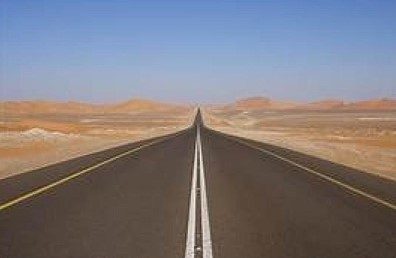
#> input picture images/highway_lane.jpg, 396 x 258 px, found by its file name
$ jupyter execute Hough_Transform.ipynb
#> lines starting #> are read from the running program, lines starting #| are printed output that depends on the picture; after the words box and inside, x2 and y2 are one past the last pixel; in counts of white or black regions, pixels touching at a corner belong together
[cell 1]
import cv2
import numpy as np
import matplotlib.pyplot as plt

# Load the image
img = cv2.imread(r".\images\highway_lane.jpg", cv2.IMREAD_COLOR)
#> img is the input picture: shape (258, 396, 3); mean B, G, R 126.2, 121.6, 126
ogimg = np.copy(img)

# Convert the image to grayscale
gray = cv2.cvtColor(img, cv2.COLOR_BGR2GRAY)
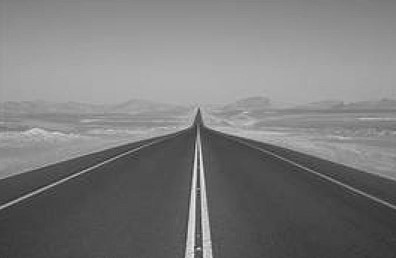
#> gray: shape (258, 396); min 39, max 244, mean 123.4

# Apply Canny edge detection
edges = cv2.Canny(gray, 50, 200)
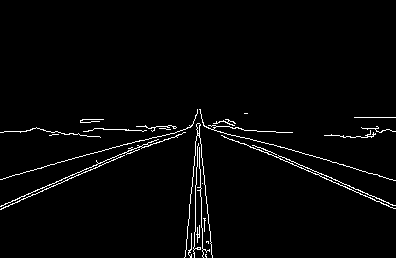
#> edges: shape (258, 396); 2.4% white in thin lines or dots, all inside (x1, y1, x2, y2) = (0, 109, 396, 258)

# Apply HoughLinesP to detect lines
lines = cv2.HoughLinesP(edges, 1, np.pi / 180, 68, minLineLength=15, maxLineGap=250)
#> lines = 13 rows, first 6: [1, 205, 202, 120], [196, 124, 395, 205], [197, 109, 212, 257], [193, 122, 395, 180], [9, 176, 244, 113], [0, 209, 202, 119]

# Draw the detected lines on the image
for line in lines:
    for x1, y1, x2, y2 in line:
        cv2.line(img, (x1, y1), (x2, y2), (255, 0, 0), 1)
#> this loop made 13 passes
#> line on passes 1 to 12: [[1, 205, 202, 120]], [[196, 124, 395, 205]], [[197, 109, 212, 257]], [[193, 122, 395, 180]], [[9, 176, 244, 113]], [[0, 209, 202, 119]], [[80, 121, 371, 137]], [[194, 119, 358, 189]], [[184, 257, 200, 109]], [[193, 253, 198, 133]], [[219, 131, 394, 208]], [[4, 131, 238, 127]]
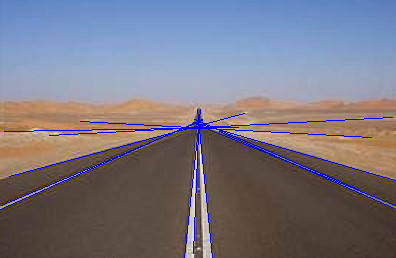
#> img: shape (258, 396, 3); 2.44% of pixels changed, all inside (x1, y1, x2, y2) = (0, 109, 396, 258)

# Display the original image, detected edges, and detected lines
plt.figure(figsize=(20, 20))
plt.subplot(3, 1, 1)
plt.imshow(cv2.cvtColor(ogimg, cv2.COLOR_BGR2RGB))
plt.title('Original Image')
plt.axis('off')

plt.subplot(3, 1, 2)
plt.imshow(edges, cmap="gray")
plt.title('Detected edges')
plt.axis('off')

plt.subplot(3, 1, 3)
plt.imshow(cv2.cvtColor(img, cv2.COLOR_BGR2RGB))
plt.title('Detected Lines')
plt.axis('off')

plt.show()
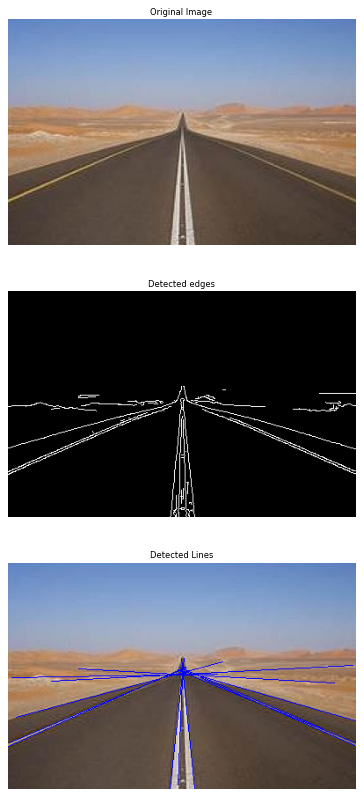
#> figure drawn by matplotlib, 3 panels

$ run again, with images/bird.jpg copied over images/highway_lane.jpg
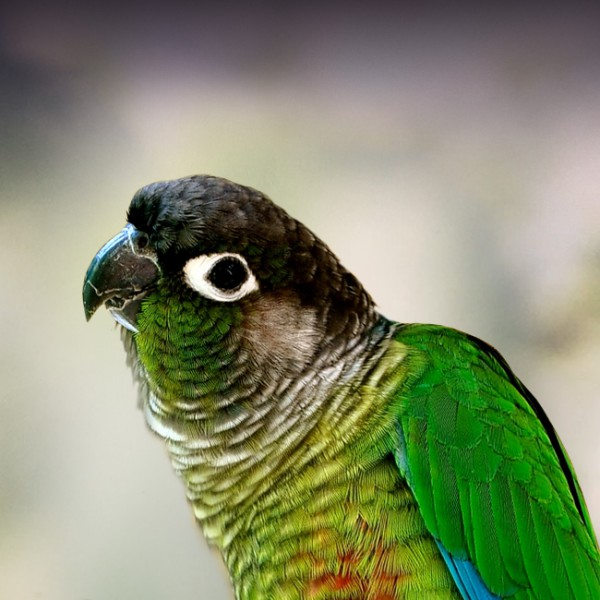
#> input picture images/bird.jpg, 600 x 600 px, found by its file name
#> img is the input picture: shape (600, 600, 3); mean B, G, R 109.6, 139.6, 132
#> `edges = cv2.Canny(gray, 50, 200)`:
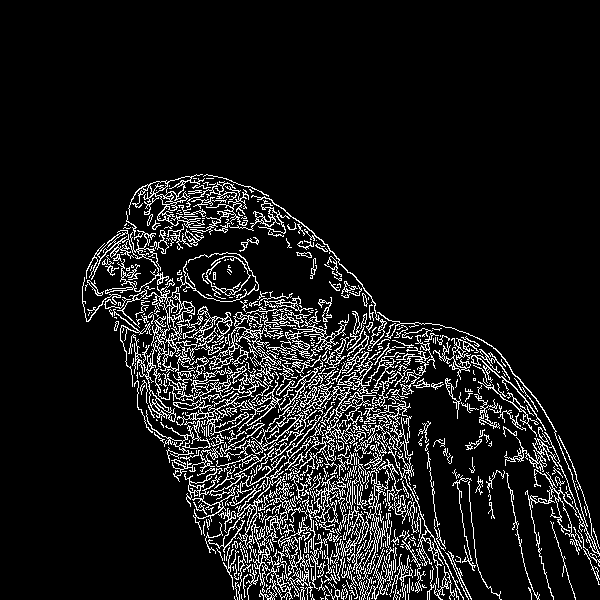
#> edges: shape (600, 600); 9.7% white in thin lines or dots, all inside (x1, y1, x2, y2) = (82, 174, 600, 600)
#> lines = 237 rows, first 6: [84, 277, 405, 598], [95, 253, 441, 599], [98, 253, 439, 594], [123, 234, 461, 572], [111, 240, 467, 596], [95, 264, 429, 598]
#> the loop `for line in lines:` made 237 passes
#> `plt.show()`:
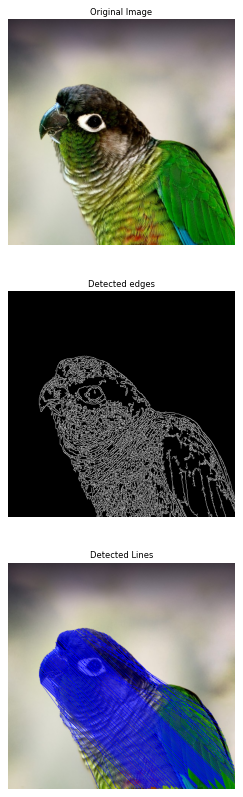
#> figure drawn by matplotlib, 3 panels
